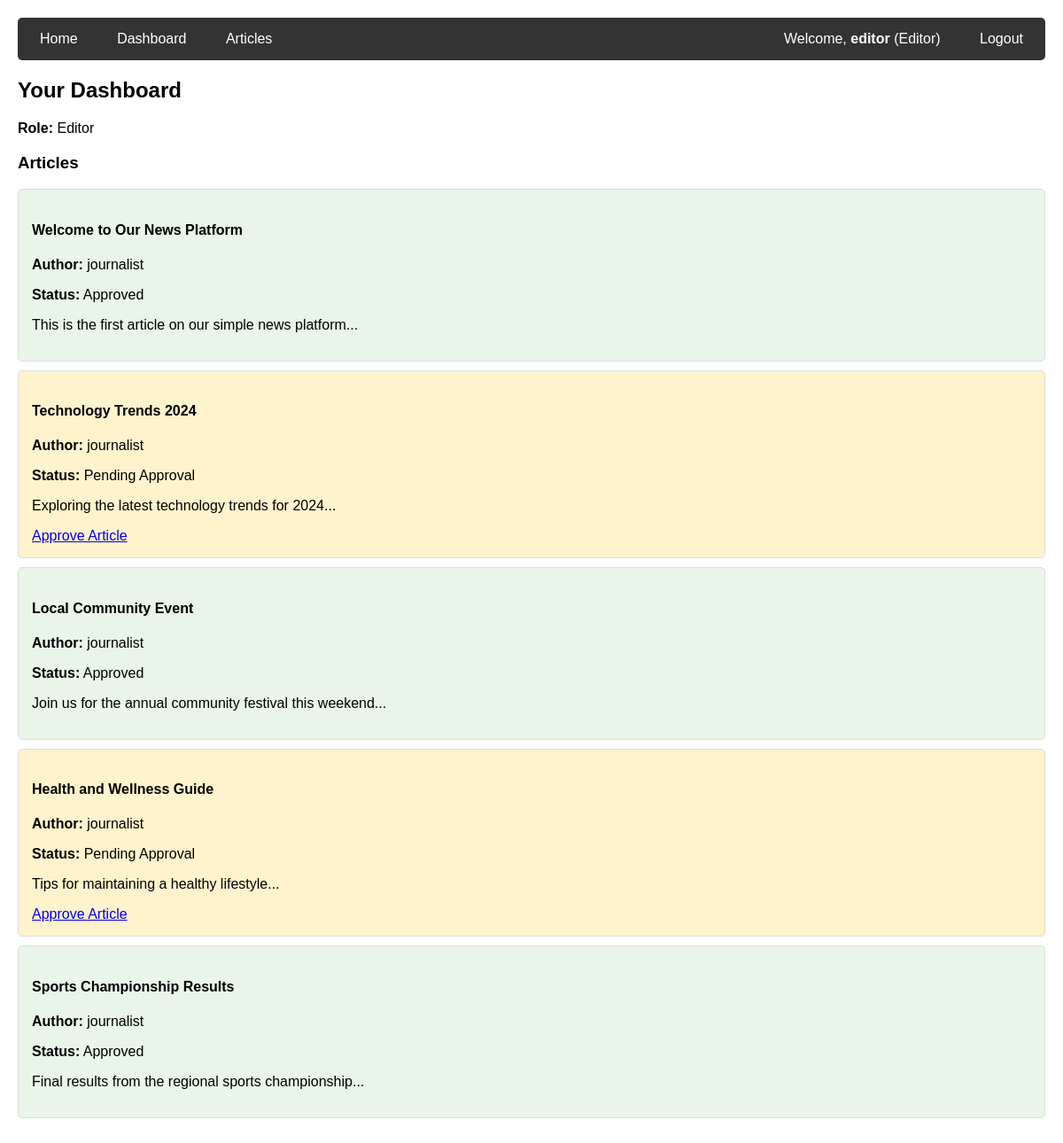
/dashboard/ (signed in), run on the app's committed database.
### news/models.py (models this page shows, shortened)
class UserProfile(models.Model):
    ROLE_CHOICES = [
        ('reader', 'Reader'),
        ('journalist', 'Journalist'),
        ('editor', 'Editor'),
    ]
    user = models.OneToOneField(User, on_delete=models.CASCADE)
    role = models.CharField(max_length=20, choices=ROLE_CHOICES, default='reader')
    subscribed_publishers = models.ManyToManyField(Publisher, blank=True)
    subscribed_journalists = models.ManyToManyField(User, blank=True, related_name='subscribers')

class Article(models.Model):
    title = models.CharField(max_length=200)
    content = models.TextField()
    author = models.ForeignKey(User, on_delete=models.CASCADE)
    publisher = models.ForeignKey(Publisher, on_delete=models.CASCADE, null=True, blank=True)
    created_at = models.DateTimeField(auto_now_add=True)
    is_approved = models.BooleanField(default=False)
    is_published = models.BooleanField(default=False)

### news/views.py (the view)
# urls.py: path('dashboard/', news_views.dashboard, name='dashboard'),
@login_required
def dashboard(request):
    user_profile = UserProfile.objects.get(user=request.user)
    articles = Article.objects.all()
    if user_profile.role == 'reader':
        articles = articles.filter(is_published=True)
    elif user_profile.role == 'journalist':
        articles = articles.filter(author=request.user)
    return render(request, 'dashboard.html', {
        'profile': user_profile,
        'articles': articles
    })

### news_app/templates/dashboard.html
{% extends 'base.html' %} {% block content %}
<h2>Your Dashboard</h2>
<p><strong>Role:</strong> {{ profile.role|title }}</p>
<h3>Articles</h3>
{% for article in articles %}
<div
  class="article {% if article.is_approved %}approved{% else %}pending{% endif %}"
>
  <h4>{{ article.title }}</h4>
  <p><strong>Author:</strong> {{ article.author.username }}</p>
  <p>
    <strong>Status:</strong>
    {% if article.is_approved %}Approved{% else %}Pending Approval{% endif %}
  </p>
  <p>{{ article.content|truncatewords:20 }}</p>
  {% if profile.role == 'editor' and not article.is_approved %}
  <a href="{% url 'approve_article' article.id %}">Approve Article</a>
  {% endif %}
</div>
{% empty %}
<p>No articles available.</p>
{% endfor %} {% endblock %}

### news_app/templates/base.html (shortened to what this page needs)
<!DOCTYPE html>
<html>
  <head>
  </head>
  <body>
    <div class="navbar">
      <div class="nav-left">
        <a href="{% url 'home' %}">Home</a>
        {% if user.is_authenticated %}
        <a href="{% url 'dashboard' %}">Dashboard</a>
        <a href="{% url 'articles' %}">Articles</a>
        {% endif %}
      </div>
      <div class="nav-right">
        {% if user.is_authenticated %}
        <span class="user-info">
          Welcome, <strong>{{ user.username }}</strong>
          ({{ user.userprofile.role|title }})
        </span>
        <a href="{% url 'logout' %}">Logout</a>
        {% else %}
        <a href="{% url 'login' %}">Login</a>
        {% endif %}
      </div>
    </div>
     {% block content %} {% endblock %}
  </body>
</html>

### news_app/templates/base.html (style rules this page uses)
body { font-family: Arial, sans-serif; margin: 0; padding: 20px; }
.navbar { background: #333; padding: 15px; margin-bottom: 20px; border-radius: 5px; display: flex; justify-content: space-between; align-items: center; }
.nav-left a { color: white; text-decoration: none; margin-right: 20px; padding: 5px 10px; }
.nav-right { color: white; }
.nav-right a { color: white; text-decoration: none; margin-left: 15px; padding: 5px 10px; }
.article { border: 1px solid #ddd; padding: 15px; margin: 10px 0; border-radius: 5px; }
.approved { background-color: #e8f5e8; }
.pending { background-color: #fff3cd; }
.user-info { margin-right: 15px; }

### data on the page
UserProfile: role "Editor"
Article: title "Welcome to Our News Platform", author.username "journalist", is_approved "Approved", content "This is the first article on our simple news platform..."
Article: title "Technology Trends 2024", author.username "journalist", is_approved "Pending Approval", content "Exploring the latest technology trends for 2024..."
Article: title "Local Community Event", author.username "journalist", is_approved "Approved", content "Join us for the annual community festival this weekend..."
Article: title "Health and Wellness Guide", author.username "journalist", is_approved "Pending Approval", content "Tips for maintaining a healthy lifestyle..."
Article: title "Sports Championship Results", author.username "journalist", is_approved "Approved", content "Final results from the regional sports championship..."

### other printed values
{{ user.username }} "editor"
{{ user.userprofile.role|title }} "Editor"
